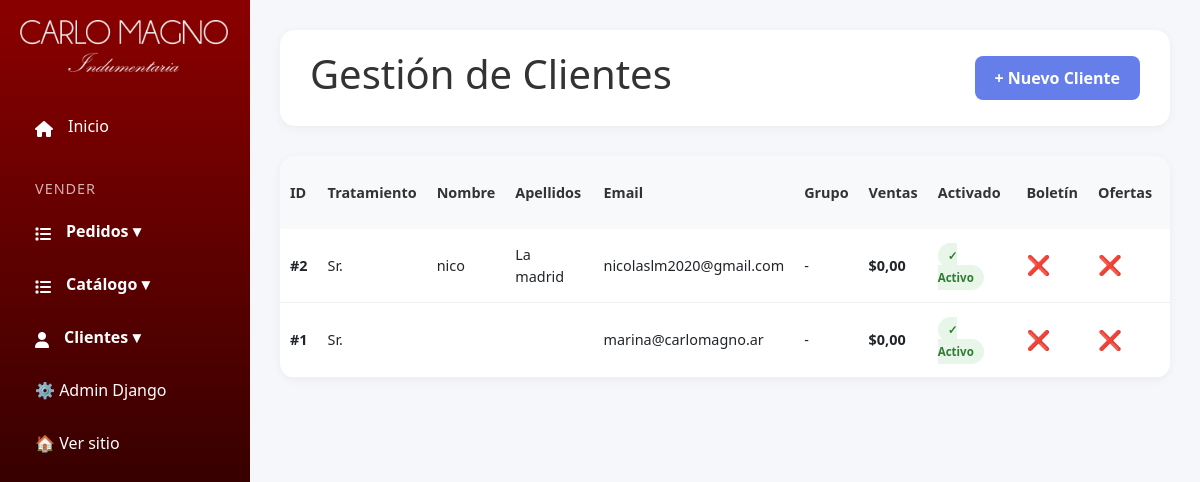
/panel/clientes/ (signed in), run on an earlier commit of the app's database.
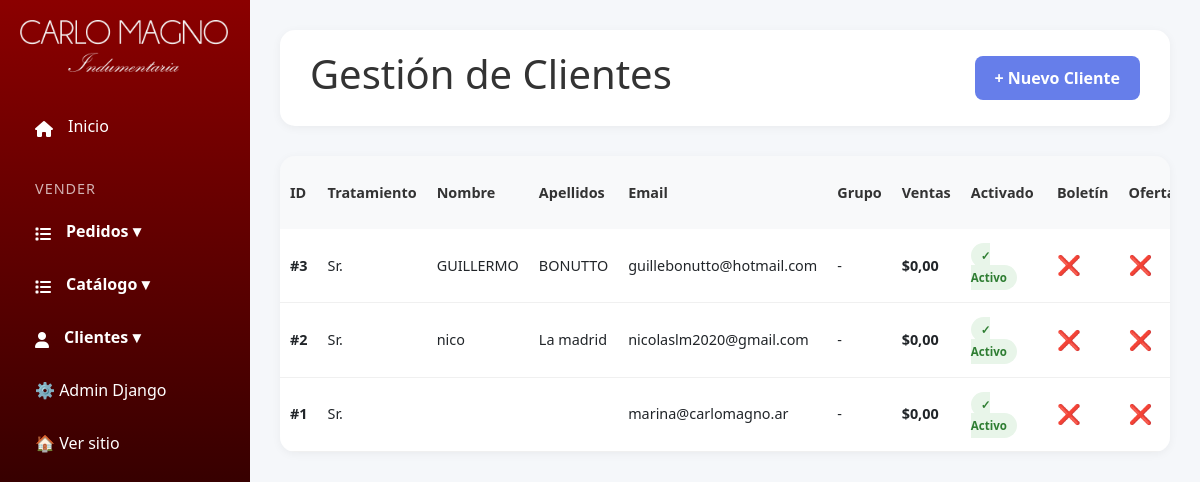
And on a later commit of the database.
### productos/models.py (models this page shows, shortened)
class Cliente(models.Model):
    TRATAMIENTO_CHOICES = [
        ('SR', 'Sr.'),
        ('SRA', 'Sra.'),
        ('SRTA', 'Srta.'),
        ('DR', 'Dr.'),
        ('DRA', 'Dra.'),
    ]
    tratamiento = models.CharField(
        max_length=10,
        choices=TRATAMIENTO_CHOICES,
        default='SR',
        verbose_name='Tratamiento'
    )
    nombre = models.CharField(max_length=100, verbose_name='Nombre')
    apellidos = models.CharField(max_length=100, verbose_name='Apellidos')
    email = models.EmailField(unique=True, verbose_name='Correo Electrónico')
    grupo = models.ForeignKey(
        GrupoCliente,
        on_delete=models.SET_NULL,
        null=True,
        blank=True,
        related_name='clientes',
        verbose_name='Grupo'
    )
    ventas_totales = models.DecimalField(
        max_digits=10,
        decimal_places=2,
        default=0,
        verbose_name='Ventas Totales'
    )
    activado = models.BooleanField(default=True, verbose_name='Cuenta Activada')
    boletin = models.BooleanField(default=False, verbose_name='Suscrito a Boletín')
    ofertas_asociados = models.BooleanField(default=False, verbose_name='Ofertas de Asociados')
    fecha_registro = models.DateTimeField(auto_now_add=True, verbose_name='Fecha de Registro')
    ultima_visita = models.DateTimeField(null=True, blank=True, verbose_name='Última Visit')
    class Meta:
        verbose_name = 'Cliente'
        verbose_name_plural = 'Clientes'
        ordering = ['-fecha_registro']

### custom_admin/views.py (the view)
# urls.py: path('panel/clientes/', admin_views.clientes, name='clientes'),
@login_required(login_url='login')
def clientes(request):
    if not request.user.is_staff:
        return redirect('home')
    clientes = Cliente.objects.all()
    return render(request, 'custom_admin/clientes.html', {'clientes': clientes})

### productos/context_processors.py (called while the page is built, shortened)
def cart_processor(request):
    carrito = None
    cantidad_total = 0
    if request.user.is_authenticated:
        try:
            carrito = Carrito.objects.get(usuario=request.user)
            cantidad_total = carrito.get_cantidad_total()
        except Carrito.DoesNotExist:
            pass
    return {
        'carrito': carrito,
        'carrito_cantidad': cantidad_total
    }

### productos/models.py (called while the page is built)
    def get_cantidad_total(self):
        return sum(item.cantidad for item in self.items.all())

### templates/custom_admin/clientes.html (shortened to what this page needs)
{% extends 'custom_admin/base.html' %}
{% load static %}
{%block extra_css %}
<link rel="stylesheet" href="{% static 'css/clientes.css' %}" />
{% endblock %}
{% block content %}
<div class="main-content">
	<div class="header">
		<h1>Gestión de Clientes</h1>
		<a href="{% url 'agregar_cliente' %}" class="btn btn-primary">+ Nuevo Cliente</a>
	</div>
	{% if clientes %}
	<div class="customers-table">
		<table>
			<thead>
				<tr>
					<th>ID</th>
					<th>Tratamiento</th>
					<th>Nombre</th>
					<th>Apellidos</th>
					<th>Email</th>
					<th>Grupo</th>
					<th>Ventas</th>
					<th>Activado</th>
					<th>Boletín</th>
					<th>Ofertas</th>
					<th>Registro</th>
				</tr>
			</thead>
			<tbody>
				{% for cliente in clientes %}
				<tr>
					<td><strong>#{{ cliente.id }}</strong></td>
					<td>{{ cliente.get_tratamiento_display }}</td>
					<td>{{ cliente.nombre }}</td>
					<td>{{ cliente.apellidos }}</td>
					<td>{{ cliente.email }}</td>
					<td>{{ cliente.grupo.nombre|default:"-" }}</td>
					<td><strong>${{ cliente.ventas_totales }}</strong></td>
					<td>
						{% if cliente.activado %}
						<span class="status-badge status-active">✓ Activo</span>
						{% else %}
						<span class="status-badge status-inactive">✗ Inactivo</span>
						{% endif %}
					</td>
					<td class="checkbox-icon">{% if cliente.boletin %}✅{% else %}❌{% endif %}</td>
					<td class="checkbox-icon">
						{% if cliente.ofertas_asociados %}✅{% else %}❌{% endif %}
					</td>
					<td>{{ cliente.fecha_registro|date:"d/m/Y" }}</td>
				</tr>
				{% endfor %}
			</tbody>
		</table>
	</div>
	{% else %}
	<div class="empty-state">
		<h2>No hay clientes registrados</h2>
	</div>
	{% endif %}
</div>
{% load static %}
{% endblock %}

### templates/custom_admin/base.html (shortened to what this page needs)
<!DOCTYPE html>
{% load static %}
<html lang="es">
	<!DOCTYPE html>
	<html lang="es">
		<head>
			<link
				href="https://cdn.jsdelivr.net/npm/bootstrap@5.3.8/dist/css/bootstrap.min.css"
				rel="stylesheet"
			/>
			<link
				rel="stylesheet"
				href="https://cdnjs.cloudflare.com/ajax/libs/font-awesome/6.4.2/css/all.min.css"
			/>
			<link rel="stylesheet" href="{% static 'css/style_admin.css' %}" />
			{% block extra_css %}
            {% endblock %}
		</head>
		<body>
			<header>
				<div class="sidebar">
					<img src="{% static 'images/logo.png' %}" alt="">
					<nav>
						<div class="iconoFontAwe {% if request.resolver_match.url_name == 'dashboard' %}active{% endif %}">
							<i class="fa-solid fa-home"></i>
							<a href="{% url 'dashboard' %}">Inicio</a>
						</div>
						<h6>VENDER</h6>
						<div class="menu-pedidos">
							<div class="iconoFontAwe">
								<i class="fa fa-list" aria-hidden="true"></i>
								<a href="javascript:void(0)" class="main-link" id="toggle-pedidos"
									>Pedidos ▾</a>
							</div>
						</div>
						<div class="menu-catalogos">
							<div class="iconoFontAwe">
								<i class="fa fa-list" aria-hidden="true"></i>
								<a href="javascript:void(0)" class="main-link" id="toggle-catalogos"
									>Catálogo ▾</a
								>
							</div>
						</div>
						<div class="menu-clientes">
							<div class="iconoFontAwe">
								<i class="fa-solid fa-user"></i>
								<a href="javascript:void(0)" class="main-link" id="toggle-clientes"
									>Clientes ▾</a
								>
							</div>
						</div>
						<a href="/admin/" target="_blank">⚙️ Admin Django</a>
						<a href="{% url 'inicio' %}">🏠 Ver sitio</a>
					</nav>
				</div>
			</header>
			<main>
                {% block content %}{% endblock %}
            </main>
		</body>
	</html>
</html>

### static/css/style_admin.css (style rules this page uses)
* { margin: 0; padding: 0; box-sizing: border-box; }
body { font-family: "Segoe UI", Tahoma, Geneva, Verdana, sans-serif; background: #f5f7fa; }
.sidebar { position: fixed; left: 0; top: 0; width: 250px; height: 100vh; background: linear-gradient(180deg, #8b0000 0%, #000000 100%); padding: 20px; color: white; }
.sidebar img { margin-bottom: 30px; width: 13rem; filter: invert(100%); }
.sidebar h6 { padding: 25px 15px 0.1rem; font-size: 0.9em; letter-spacing: 1px; opacity: 0.7; }
.sidebar nav a { display: block; padding: 12px 15px; color: white; text-decoration: none; border-radius: 8px; margin-bottom: 5px; transition: all 0.3s ease; }
.menu-catalogos, .menu-clientes .menu-pedidos { position: relative; }
.iconoFontAwe { display: flex; align-items: center; padding: 0px 15px; }
.menu-catalogos .main-link, .menu-clientes .main-link, .menu-pedidos .main-link { font-weight: 600; }
.main-content { margin-left: 250px; padding: 30px; }
.header { background: white; padding: 20px 30px; border-radius: 15px; box-shadow: 0 2px 10px rgba(0, 0, 0, 0.05); margin-bottom: 30px; display: flex; justify-content: space-between; align-items: center; }
.header h1 { color: #333; }
.btn { padding: 10px 20px; border: none; border-radius: 8px; cursor: pointer; font-weight: 600; text-decoration: none; display: inline-block; transition: all 0.3s ease; }
.btn-primary { background: #667eea; color: white; }
table { width: 100%; border-collapse: collapse; }
th { background: #f8f9fa; padding: 15px; text-align: left; color: #333; font-weight: 600; }
td { padding: 15px; border-bottom: 1px solid #f0f0f0; }

### static/css/clientes.css (style rules this page uses)
.customers-table { background: white; border-radius: 15px; box-shadow: 0 2px 10px rgba(0, 0, 0, 0.05); overflow-x: auto; }
table { width: 100%; border-collapse: collapse; min-width: 1200px; }
th { background: #f8f9fa; padding: 15px 10px; text-align: left; color: #333; font-weight: 600; font-size: 0.9em; }
td { padding: 15px 10px; border-bottom: 1px solid #f0f0f0; font-size: 0.9em; }
.status-badge { padding: 5px 10px; border-radius: 20px; font-size: 0.8em; font-weight: 600; }
.status-active { background: #e8f5e9; color: #2e7d32; }
.checkbox-icon { font-size: 1.2em; }

What changed in the data, as far as the page shows it:
added Cliente: id "3", tratamiento "Sr.", nombre "GUILLERMO", apellidos "BONUTTO", email "guillebonutto@hotmail.com", grupo.nombre "-", ventas_totales "0,00", activado "✓ Activo"
